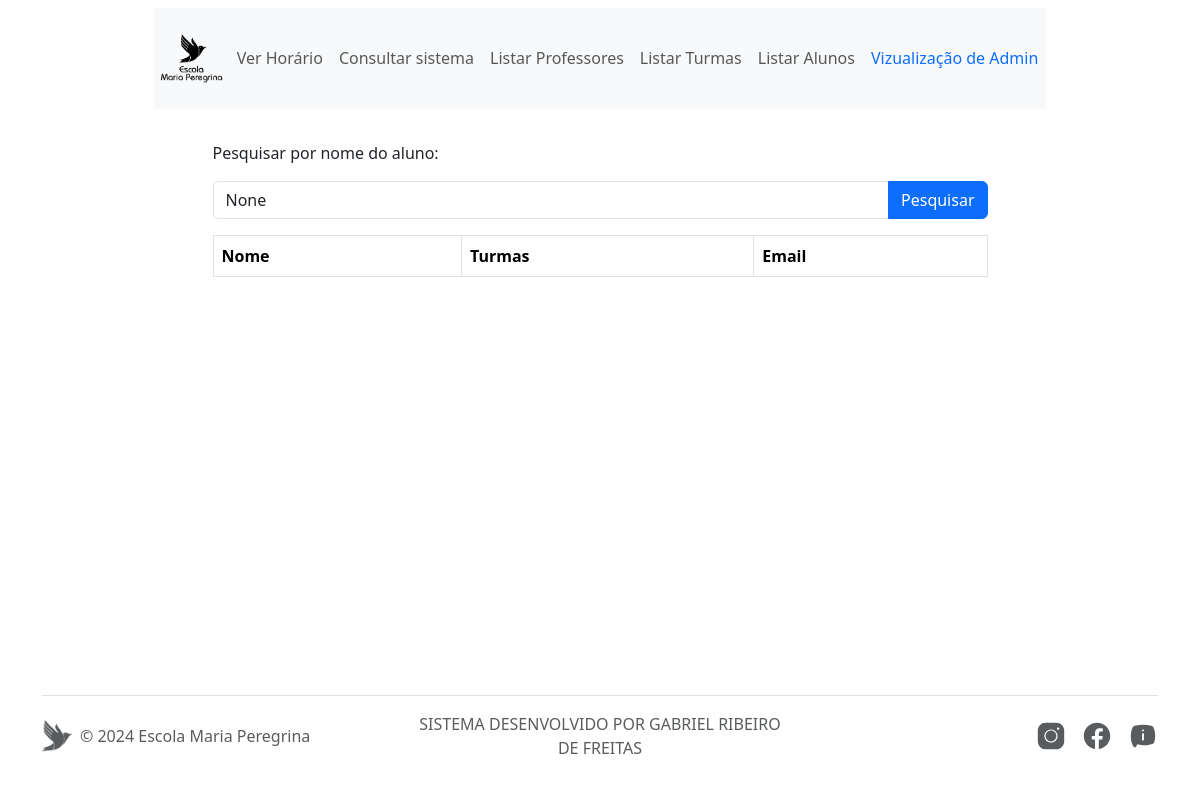
Before: /listaralunos/ (signed in) with the older database file.
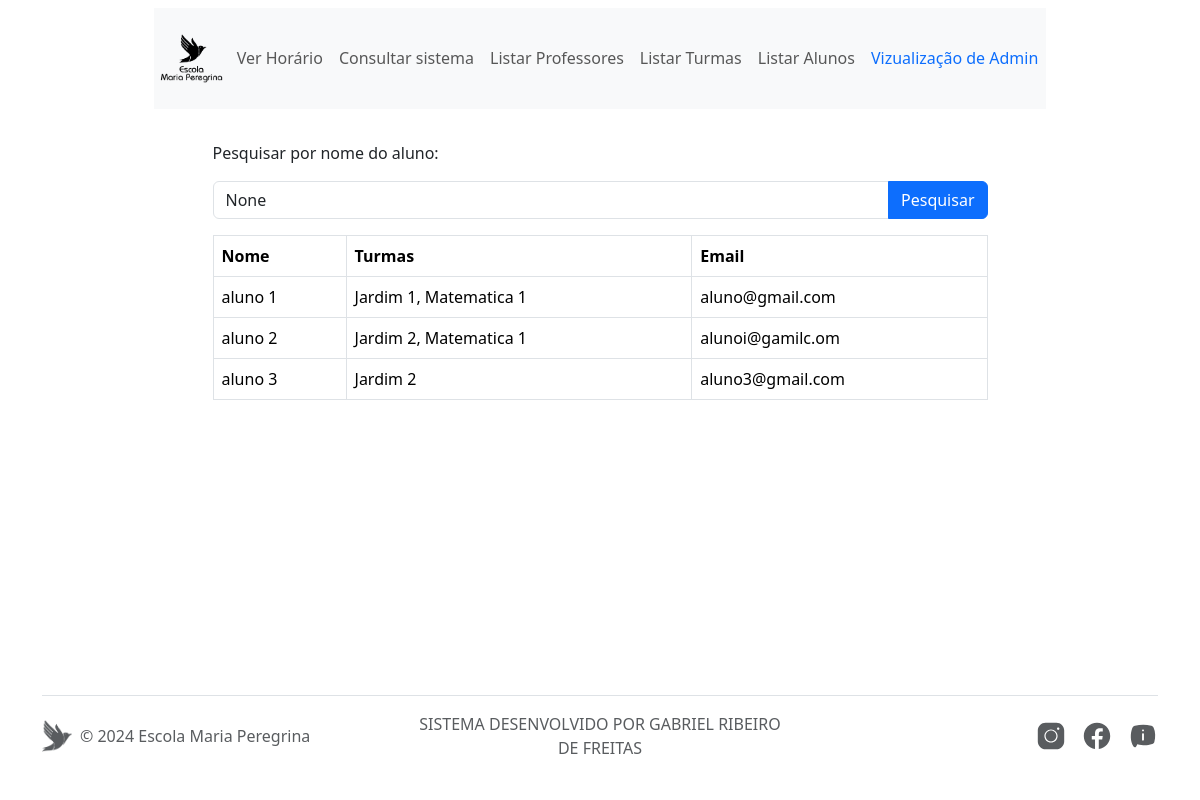
After: the same page with the newer database file.
### sistema/models.py (models this page shows, shortened)
class Aluno(models.Model):
    id = models.AutoField(primary_key=True)
    nome = models.CharField(max_length=100)
    email = models.EmailField(unique=True)
    turmas = models.ManyToManyField(Turma, related_name='alunos')

class Turma(models.Model):
    id = models.AutoField(primary_key=True)
    nome = models.CharField(max_length=50)
    tutor = models.CharField(max_length=100, blank=True)
    carga_horaria_semanal = models.ManyToManyField(
        DiaDaSemana,
        through='CargaHorariaTurma',
        related_name='carga_horaria_turmas'
    )
    def __str__(self):
        return self.nome

### sistema/views.py (the view)
# urls.py: path('listaralunos/', listar_alunos_view, name = 'listar_alunos_view'),
@login_required(login_url='login_view')
def listar_alunos_view(request):
    termo_pesquisa = request.GET.get('termo_pesquisa')
    alunos = Aluno.objects.all()
    if termo_pesquisa:
        alunos = alunos.filter(nome__icontains=termo_pesquisa)
    return render(request, 'listar_alunos.html', {'alunos': alunos, 'termo_pesquisa': termo_pesquisa})

### templates/Listar_alunos.html (shortened to what this page needs)
{% extends 'base.html' %}
{% block content %}
<main class="container flex-grow-1">
    <div class="col-10 mx-auto my-4">
        <div class="col-10 mx-auto">
            <p class="mb-3">Pesquisar por nome do aluno:</p>
            <form method="GET" class="mb-3">
                <div class="input-group">
                    <input type="text" class="form-control" placeholder="Digite o nome do aluno..." name="termo_pesquisa" value="{{ termo_pesquisa }}">
                    <button type="submit" class="btn btn-primary">Pesquisar</button>
                </div>
            </form>
            <table class="table table-bordered w-100">
                <thead>
                    <tr>
                        <th scope="col">Nome</th>
                        <th scope="col">Turmas</th>
                        <th scope="col">Email</th>
                    </tr>
                </thead>
                <tbody>
                    {% for aluno in alunos %}
                        <tr>
                            <td>{{ aluno.nome }}</td>
                            <td>{{ aluno.turmas.all|join:", " }}</td>
                            <td>{{ aluno.email }}</td>
                        </tr>
                    {% endfor %}
                </tbody>
            </table>
        </div>
    </div>
</main>
{% endblock %}

Changed rows visible on the page:
added Aluno: nome "aluno 1", turmas.all "Jardim 1, Matematica 1", email "aluno@gmail.com"
added Aluno: nome "aluno 2", turmas.all "Jardim 2, Matematica 1", email "alunoi@gamilc.om"
added Aluno: nome "aluno 3", turmas.all "Jardim 2", email "aluno3@gmail.com"
